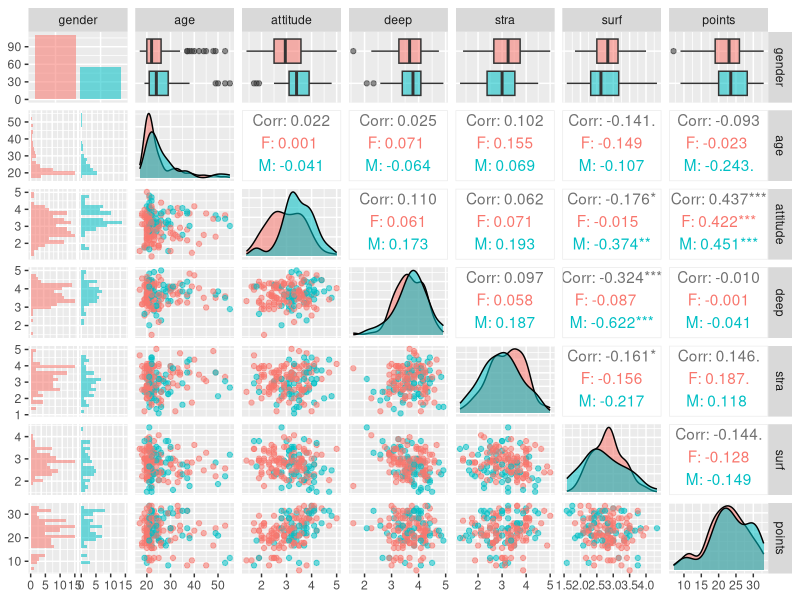
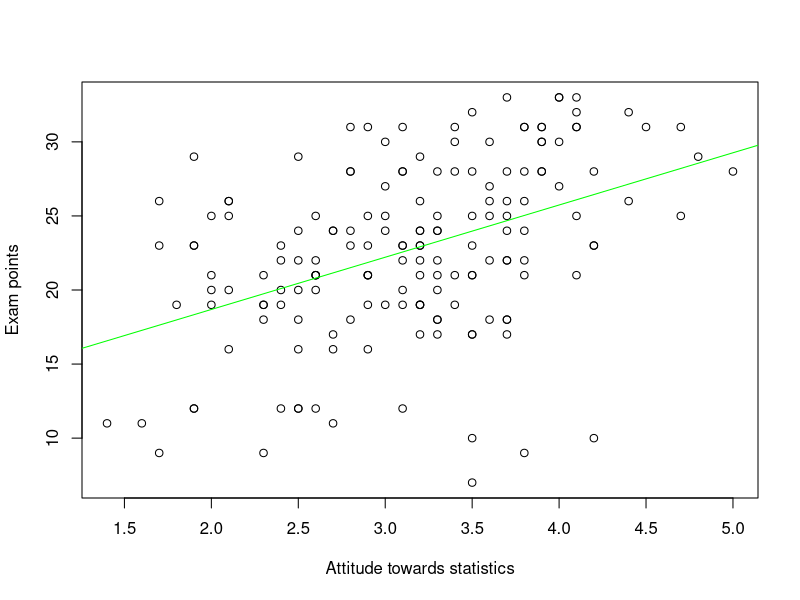
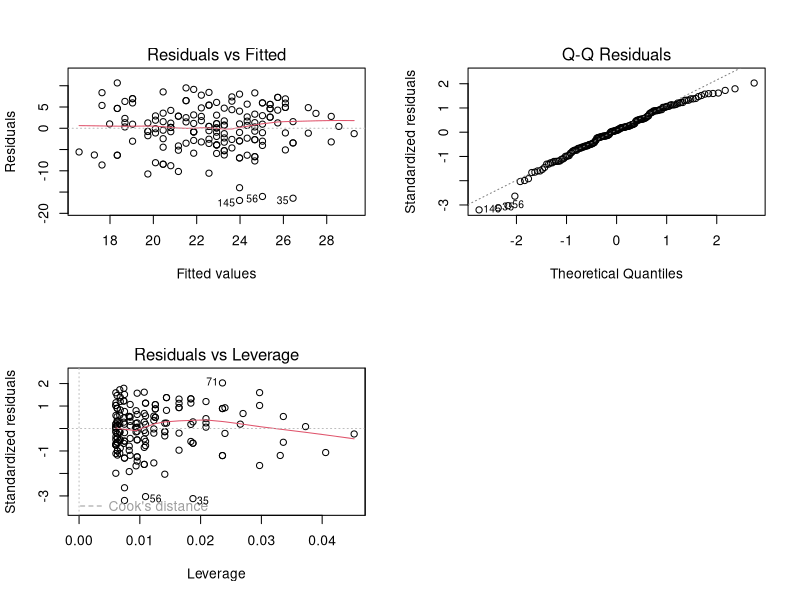

These charts were generated, in order, by the following R code:
## ---- chunk 1
knitr::opts_chunk$set(echo = TRUE)
## ---- chunk 2
lrn14 <- read.table("./data/learning2014.txt", sep=" ", header=TRUE)
## ---- chunk 3
dim(lrn14)
## ---- chunk 4
str(lrn14)
## ---- chunk 5
summary(lrn14)
## ---- chunk 6
library(GGally)
library(ggplot2)
p <- ggpairs(lrn14, mapping = aes(col = gender, alpha = 0.3), lower = list(combo = wrap("facethist", bins = 20)))
p
## ---- chunk 7
model1 <- lm(points ~ attitude + stra + surf, data = lrn14)
summary(model1)
## ---- chunk 8
model2 <- lm(points ~ attitude, data = lrn14)
summary(model2)
## ---- chunk 9
model2 <- lm(points ~ attitude, data = lrn14)
plot(lrn14$attitude, lrn14$points, xlab="Attitude towards statistics", ylab="Exam points")
abline(model2, col="green")
## ---- chunk 10
par(mfrow = c(2,2))
plot(model2, which = c(1, 2, 5))
